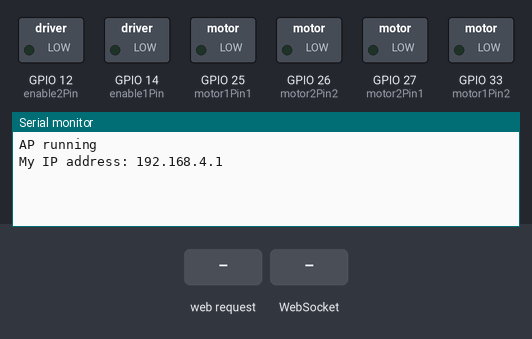
Recording of a sketch running on a simulated ESP32. Shown: switched loads named in the sketch (green lamp = pin HIGH), the last lines printed to the serial monitor. The inputs (shaded band) are chosen by the test bench. Storage starts empty.

Above: at 1.2 s.
1.3 s: HTTP request GET / received
At 2.5 s:
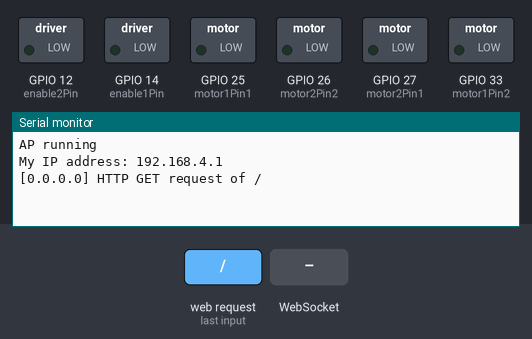
2.8 s: WebSocket text "5" received
At 3.9 s:
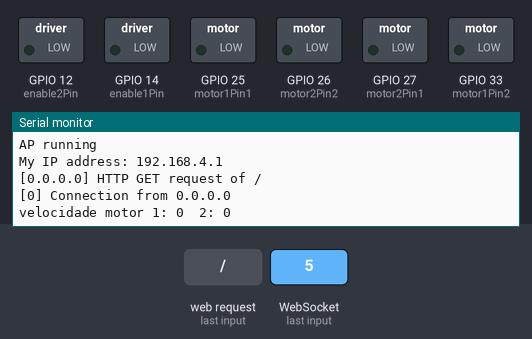
4.3 s: HTTP request GET /joy.js received
At 5.0 s:
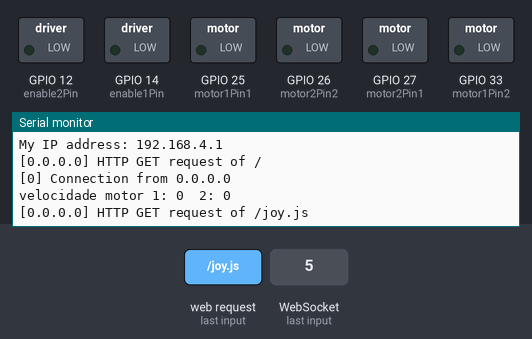
5.8 s: HTTP request GET /style.css received
At 6.1 s:
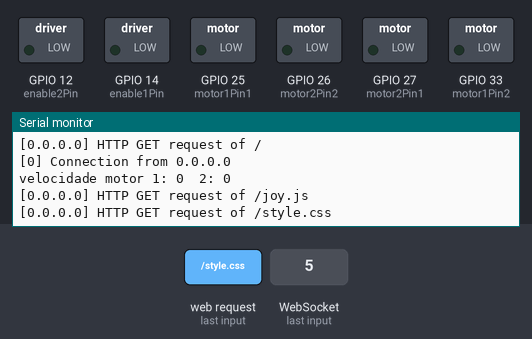

Measured:
- after the input at 1.3 s, the serial monitor: prints a new line at once (image 1)
- after the input at 2.8 s, the serial monitor: prints a new line at once (image 2)
- after the input at 4.3 s, the serial monitor: prints a new line at once (image 3)
- after the input at 5.8 s, the serial monitor: prints a new line at once (image 4)

The sketch:

espcontrollerl298n.ino
```cpp
#include <Arduino.h>
#include <WiFi.h>
#include "SPIFFS.h"
#include <ESPAsyncWebServer.h>
#include <WebSocketsServer.h>

// Constants
const char *ssid = "esp";
const char *password =  "12341234";
const int dns_port = 53;
const int http_port = 80;
const int ws_port = 1337;

// Motor A
const int motor1Pin1 = 25;
const int motor1Pin2 = 33;
const int enable1Pin = 14;

// Motor B
const int motor2Pin1 = 27;
const int motor2Pin2 = 26;
const int enable2Pin = 12;

const int freq = 30000;
const int pwmChannel = 0;
const int pwmChannel2 = 1;
const int resolution = 8;

// Globals
AsyncWebServer server(80);
WebSocketsServer webSocket = WebSocketsServer(1337);
char msg_buf[10];
char *strtokindex;
int px, py, v1, v2 = 0;
float d = 0;

/***********************************************************
   Functions
*/

void moverRobo(){

  v1 = 0;
  v2 = 0;

  delay(20);

  if (py < 0) {

    digitalWrite(motor1Pin1, HIGH);
    digitalWrite(motor1Pin2, LOW);
    digitalWrite(motor2Pin1, HIGH);
    digitalWrite(motor2Pin2, LOW);

    //Aumenta a velocidade do motor
    v1 = map(py, -10, -100, 150, 255);
    v2 = map(py, -10, -100, 150, 255);
  }
  else if (py > 0) {

    digitalWrite(motor1Pin1, LOW);
    digitalWrite(motor1Pin2, HIGH);
    digitalWrite(motor2Pin1, LOW);
    digitalWrite(motor2Pin2, HIGH);

    // Aumenta a velocidade do motor
    v1 = map(py, 10, 100, 143, 255);
    v2 = map(py, 10, 100, 143, 255);
  }
    //Faz com que os motores fiquem parados caso o joystick esteje centralizado
    else {
    v1 = 0;
    v2 = 0;
  }

  if (px > 10){
    d = map(px, 10, 100, 100, 80);
    d = d/100;
    v1 = v1 * d;
  }else if (px < -10){
    d = map(px, -10, -100, 100, 80);
    d = d/100;
    v2 = v2 * d;
  }

  ledcWrite(pwmChannel, v1);
  ledcWrite(pwmChannel2, v2);
}

// Callback: receiving any WebSocket message
void onWebSocketEvent(uint8_t client_num,
                      WStype_t type,
                      uint8_t * payload,
                      size_t length) {

  // Figure out the type of WebSocket event
  switch (type) {

    // Client has disconnected
    case WStype_DISCONNECTED:
      Serial.printf("[%u] Disconnected!\n", client_num);
      break;

    // New client has connected
    case WStype_CONNECTED:
      {
        IPAddress ip = webSocket.remoteIP(client_num);
        Serial.printf("[%u] Connection from ", client_num);
        Serial.println(ip.toString());
      }
      break;

    // Handle text messages from client
    case WStype_TEXT:
    {
      // Print out raw message
      //Serial.printf("%s\n", payload);
    strtokindex = strtok((char*) payload, " ");
    px = atoi(strtokindex);

    strtokindex = strtok(NULL, " ");
    py = atoi(strtokindex);

    Serial.print("velocidade motor 1: ");
    Serial.print(v1);
    Serial.print("  2: ");
    Serial.println(v2);

//    Serial.print("X: ");
//    Serial.print(px);
//    Serial.print("  Y: ");
//    Serial.println(py);
    }
    break;

    // For everything else: do nothing
    case WStype_BIN:
    case WStype_ERROR:
    case WStype_FRAGMENT_TEXT_START:
    case WStype_FRAGMENT_BIN_START:
    case WStype_FRAGMENT:
    case WStype_FRAGMENT_FIN:
    default:
     break;
  }
}

// Callback: send homepage
void onIndexRequest(AsyncWebServerRequest *request) {
  IPAddress remote_ip = request->client()->remoteIP();
  Serial.println("[" + remote_ip.toString() +
                 "] HTTP GET request of " + request->url());
  request->send(SPIFFS, "/index.html", "text/html");
}

// Callback: send style sheet
void onCSSRequest(AsyncWebServerRequest *request) {
  IPAddress remote_ip = request->client()->remoteIP();
  Serial.println("[" + remote_ip.toString() +
                 "] HTTP GET request of " + request->url());
  request->send(SPIFFS, "/style.css", "text/css");
}

void onJsRequest(AsyncWebServerRequest *request) {
  IPAddress remote_ip = request->client()->remoteIP();
  Serial.println("[" + remote_ip.toString() +
                 "] HTTP GET request of " + request->url());
  request->send(SPIFFS, "/joy.js", "text/javascript");
}

// Callback: send 404 if requested file does not exist
void onPageNotFound(AsyncWebServerRequest *request) {
  IPAddress remote_ip = request->client()->remoteIP();
  Serial.println("[" + remote_ip.toString() +
                 "] HTTP GET request of " + request->url());
  request->send(404, "text/plain", "Not found");
}

/***********************************************************
   Main
*/

void setup() {

  pinMode(motor1Pin1, OUTPUT);
  pinMode(motor1Pin2, OUTPUT);
  pinMode(enable1Pin, OUTPUT);
  pinMode(motor2Pin1, OUTPUT);
  pinMode(motor2Pin2, OUTPUT);
  pinMode(enable2Pin, OUTPUT);

  ledcSetup(pwmChannel, freq, resolution);
  ledcSetup(pwmChannel2, freq, resolution);

  ledcAttachPin(enable1Pin, pwmChannel);
  ledcAttachPin(enable2Pin, pwmChannel2);

  // Start Serial port
  Serial.begin(115200);

  // Make sure we can read the file system
  if ( !SPIFFS.begin()) {
    Serial.println("Error mounting SPIFFS");
    while (1);
  }

  // Start access point
  WiFi.softAP(ssid, password);

  // Print our IP address
  Serial.println();
  Serial.println("AP running");
  Serial.print("My IP address: ");
  Serial.println(WiFi.softAPIP());

  // On HTTP request for root, provide index.html file
  server.on("/", HTTP_GET, onIndexRequest);

  // js request
  server.on("/joy.js", HTTP_GET, onJsRequest);

  // On HTTP request for style sheet, provide style.css
  server.on("/style.css", HTTP_GET, onCSSRequest);

  // Handle requests for pages that do not exist
  server.onNotFound(onPageNotFound);

  // Start web server
  server.begin();

  // Start WebSocket server and assign callback
  webSocket.begin();
  webSocket.onEvent(onWebSocketEvent);

}

void loop() {

  // Look for and handle WebSocket data
  webSocket.loop();
  moverRobo();
}
```
